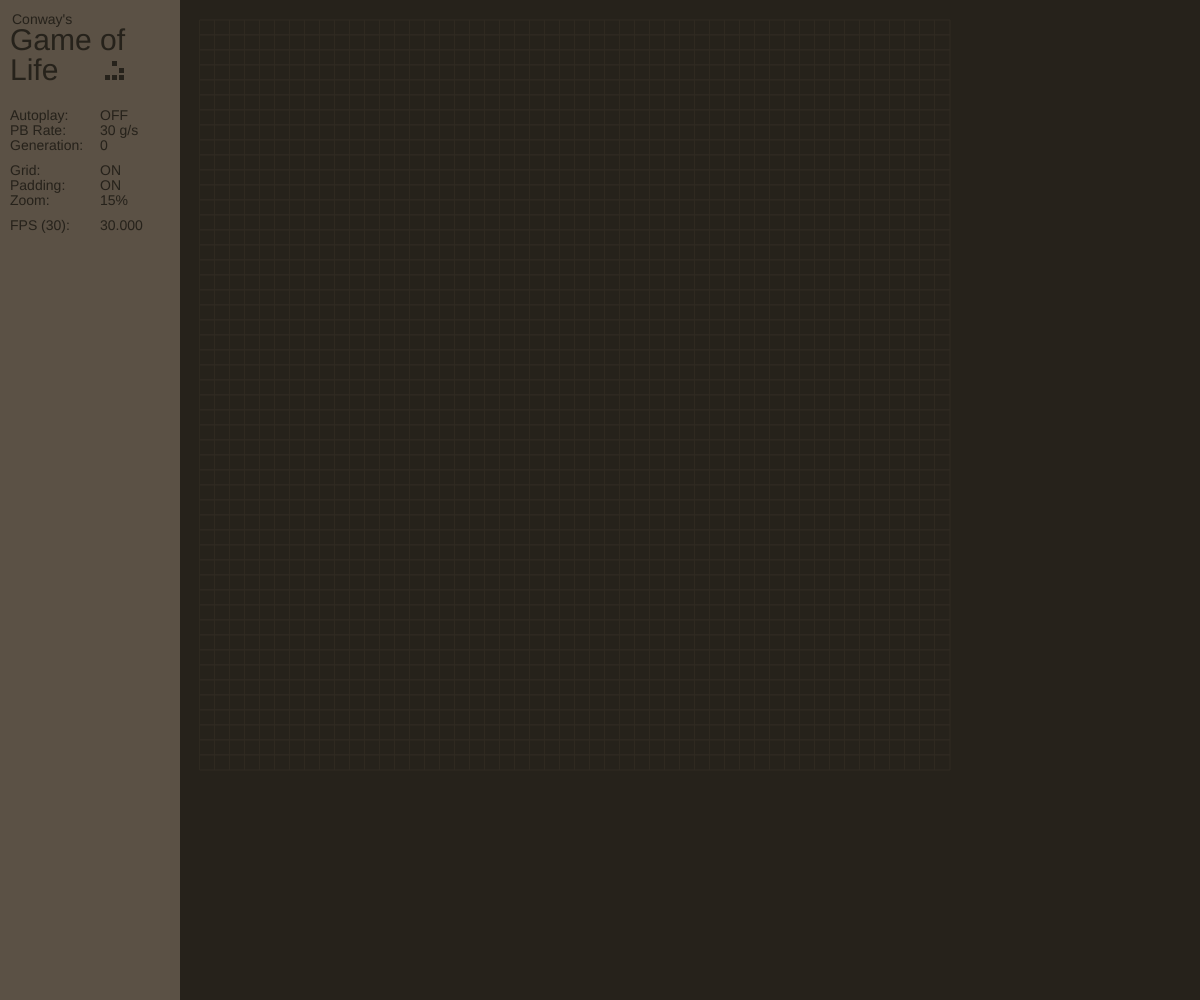
Frame 1 (no input)
Frame 60 (no input): identical to frame 1, image omitted
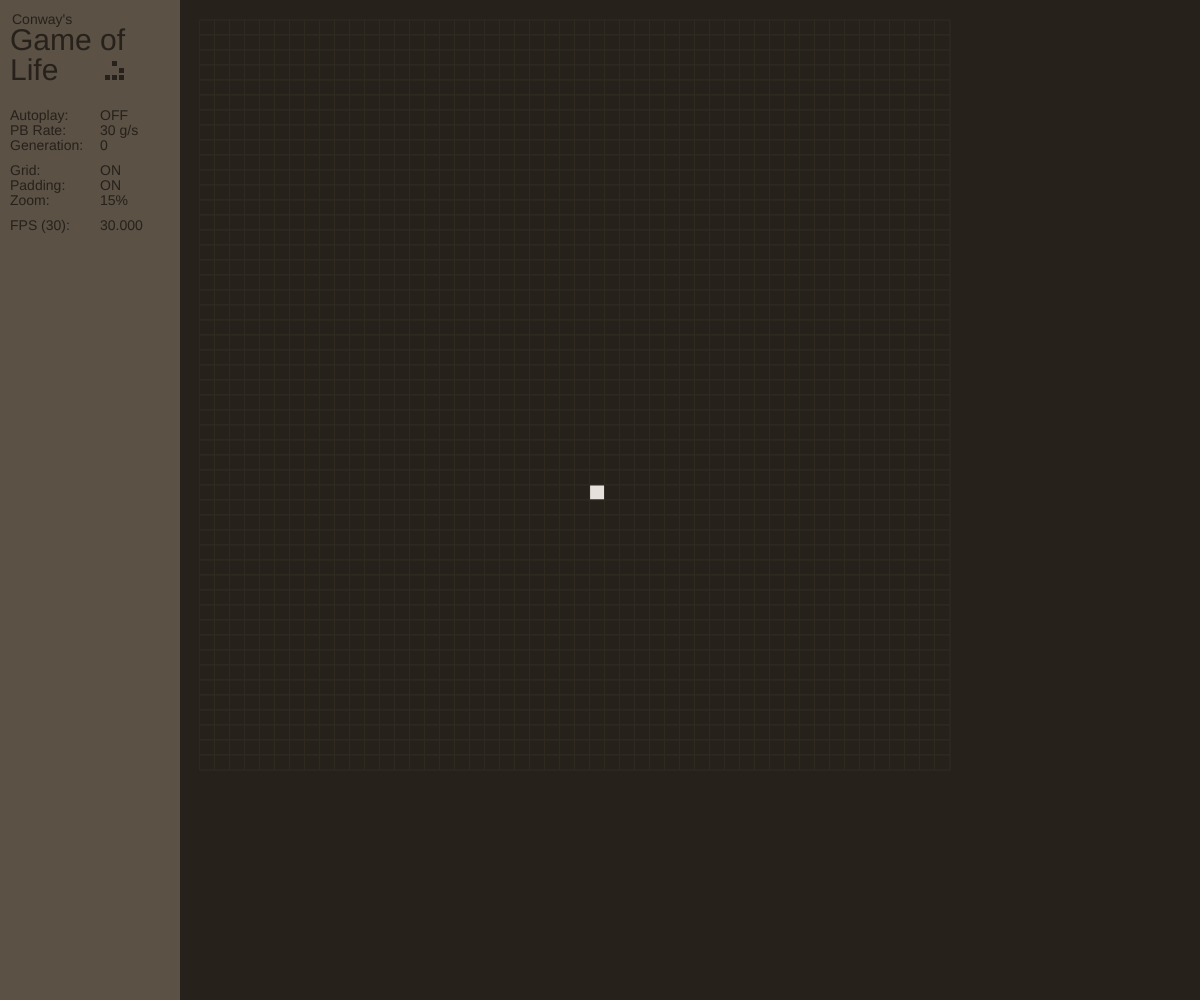
Frame 120 (the mouse pressed at the canvas centre since frame 60)

The p5.js sketch that drew these frames (run headless with seeded random() and noise() and a simulated clock; from frame 60 on, the mouse is pressed at the canvas centre):

// p5.js sketch
// ── sketch.js
// Conway's Game of Life
// Written by Olav Bakke Svendsen
// 
// Controls
//
// Click to populate or kill cells,
// Hold space, click and drag to move camera.
// Scroll to zoom in and out.
//
// P:		Pause/Play
// Enter:	Next generation
// W:		Increase Tickrate
// S:		Decrease Tickrate
// F:		Toggle Padding
// G:		Toggle Grid

var frame = {}
var framerate = 30;
var tickrate = 30;
var tcount = 0;

var autoplay = false;
var viewGrid = true;
var viewPadding = true;
var viewSidebar = true;

var cellSize = 15;
var viewPos = {
	x: 0.5,
	y: 0.5
}

var genCount = 0;

var world;

function setup() {
	frame.width = windowWidth;
	frame.height = windowHeight;


	world = new World();

	createCanvas(frame.width, frame.height);
	frameRate(framerate);
}

function draw() {
	clear();
	background(38,34,27);

	tcount++;
	if (autoplay) {
		if ( tcount >= floor( framerate / tickrate ) ) {
			tcount = 0;
			nextGen();
		}
	}
//	console.log(frameRate());
	moveWorld();

	//world.calculateOffset(cellSize, frame.width, frame.height, viewPos.x, viewPos.y);
	world.draw(cellSize, viewPadding, viewGrid);

	if(viewSidebar)drawSidebar();
}

function keyPressed() {
	if (keyCode === 13) { // Enter - nextGen();
		if(!autoplay) nextGen();
	} else if (keyCode === 80) { // 'P' - toggle autoplay
		if(autoplay) autoplay = false; else autoplay = true;
	} else if (keyCode === 72) { // 'H' - toggle sidebar
		if(viewSidebar) viewSidebar = false; else viewSidebar = true;
	} else if (keyCode === 70) { // 'F' - toggle padding
		if(viewPadding) viewPadding = false; else viewPadding = true;
	} else if (keyCode === 71) { // 'G' - toggle grid
		if(viewGrid) viewGrid = false; else viewGrid = true;
	} else if (keyCode === 87) { // 'W' - Zoom in
		if(cellSize < 100) cellSize++;
	} else if (keyCode === 83) { // 'S' - Zoom out
		if(cellSize > 1) cellSize--;
	}
}
function mousePressed() {
	if (!keyIsDown(32)){
		world.toggleCell(mouseX, mouseY);
	}
}

function moveWorld() {
	if (keyIsDown(32)){
		if (mouseIsPressed){
			world.move(pmouseX, pmouseY, mouseX, mouseY);
		} 
	}
}

function nextGen(){
	world.nextGen();
	genCount++;
}

function drawSidebar(){
	fill(91, 81, 69);
	strokeWeight(0);
	rect(0,0,180,frame.height);

	fill(38,34,27);
	textFont('Helvetica');
	textSize(14);
	textAlign(LEFT);
	text("Conway's", 12, 24);
	textSize(30);
	text("Game of", 10, 50);
	text("Life", 10, 80);

	rect(105, 75,5,5);
	rect(112, 75,5,5);
	rect(119, 75,5,5);
	rect(119, 68,5,5);
	rect(112, 61,5,5);

	textSize(14);

	text("Autoplay:", 10, 120);
	if(autoplay){
		text("ON", 100, 120);
	} else {
		text("OFF", 100, 120);
	}

	text("PB Rate:", 10, 135);
	text(tickrate + " g/s", 100, 135);

	text("Generation:", 10, 150);
	text(genCount.toString(), 100, 150);

	text("Grid:", 10, 175);
	if(viewGrid) text("ON", 100, 175); else text("OFF", 100, 175);

	text("Padding:", 10, 190);
	if(viewPadding) text("ON", 100, 190); else text("OFF", 100, 190);
	
	text("Zoom:", 10, 205);
	text(cellSize + "%", 100, 205);

	text("FPS (" + framerate + "):", 10, 230);
	text(frameRate().toFixed(3).toString(), 100, 230);
}

// ── world.js
class World {
	constructor() {
		this.init();
	}
	init() {
		this.width = 50;
		this.height = 50;

		this.cellSize;

		this.offset = { x: 200, y: 20 }

		this.cells = [];
		for(var x = 0; x < this.width; x++){
			this.cells[x] = [];
			for(var y = 0; y < this.height; y++){
				this.cells[x][y] = false; 
			}
		}
//		this.cells[10][10] = true;
//		this.cells[11][10] = true;
//		this.cells[12][10] = true;
//		this.cells[12][9] = true;
//		this.cells[11][8] = true;
	}

	draw(cellSize, padding, grid) {
		this.cellSize = cellSize;
		this.strokeWeight = 1;
		if(cellSize > 15) this.strokeWeight = 2;
		if(cellSize > 30) this.strokeWeight = 3;
		if(cellSize > 45) this.strokeWeight = 4;
		strokeWeight(this.strokeWeight);
		stroke(38,34,27);
		for(var x = 0; x < this.cells.length; x++){
			for(var y = 0; y < this.cells[x].length; y++){
				if(this.cells[x][y]) fill(229,224,220); else fill(38,34,27);
				if(grid) stroke(48,43,34);
				if(this.cells[x][y] && !padding/* and no grid? */) stroke(229,224,220);

				rect(this.offset.x + x*cellSize, this.offset.y + y*cellSize, cellSize, cellSize);

				stroke(38,34,27);
			}
		}
		strokeWeight(0);
	}

	toggleCell(x, y){
		this.cellx = -1;
		this.celly = -1;

		for(var i = 0; i < this.cells.length; i++){
			if(x > this.offset.x + this.cellSize * i && x <= this.offset.x + this.cellSize * i + this.cellSize) {
				this.cellx = i;
				break;
			}
		}
		if(this.cellx != -1) {
			console.log(this.cellx);
			for(var i = 0; i < this.cells[this.cellx].length; i++){
				if(y > this.offset.y + this.cellSize * i && y <= this.offset.y + this.cellSize * i + this.cellSize) {
					this.celly = i;
					break;
				}
			}
		}
		if(this.cellx >= 0 && this.cellx < this.cells.length && this.celly >= 0 && this.celly < this.cells.length) {
			if(this.cells[this.cellx][this.celly]) this.cells[this.cellx][this.celly] = false; else this.cells[this.cellx][this.celly] = true;
		}
	}

	nextGen() {
		this.nextArr = [];
		for(var x = 0; x < this.cells.length; x++){
			this.nextArr[x] = [];
			for(var y = 0; y < this.cells[x].length; y++){
				if(!this.cells[x][y]){
					if(this.countNeighbors(x, y) === 3) this.nextArr[x][y] = true; else this.nextArr[x][y] = false;
				} else {
					if(this.countNeighbors(x, y) < 2 || this.countNeighbors(x, y) > 3) this.nextArr[x][y] = false; else this.nextArr[x][y] = true;
				}
			}
		}
		this.cells = this.nextArr;
	}

	cn(x, y) {
		let amt = 0;
		for(var i = -1; i <= 1; i++){
			for(var j = -1; j <= 1; j++){
				if(this.cells[(x + i + this.cells.length) % this.cells.length][(y + j + this.cells[x].length) % this.cells[x].length]) amt++;	
				console.log(i + "*" + j + " :: " + amt);
			}
		}
		if(this.cells[x][y]) amt--;
		return amt;
	}
	countNeighbors(x, y) {
		let amt = 0;
		for(var i = -1; i <= 1; i++){
			for(var j = -1; j <= 1; j++){
				if(this.cells[(x + i + this.cells.length) % this.cells.length][(y + j + this.cells[x].length) % this.cells[x].length]) amt++;	
			}
		}
		if(this.cells[x][y]) amt--;
		return amt;
	}

	move(oldX, oldY, x, y) {
		this.newX = x - oldX;
		this.newY = y - oldY;
		this.offset.x += this.newX;
		this.offset.y += this.newY;
	}
	calculateOffset(cellSize, width, height, posx, posy) {
	}

}
